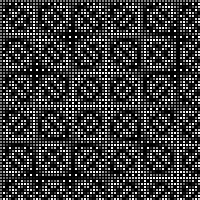
Frame 1 (no input)
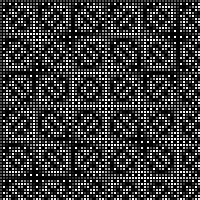
Frame 60 (the mouse pressed at the canvas centre just before this capture)
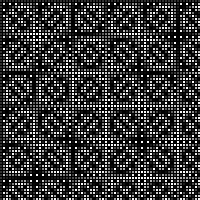
Frame 120 (the mouse held since frame 60 and released just before this capture)

The Processing sketch that drew these frames (run headless with seeded random() and noise(); from frame 60 on, the mouse is pressed at the canvas centre):

// Processing sketch: processing_30738
// ── processing_30738.pde

/*
  henderson[###]

  Simple experimenting with sineWaves to set the fill color of
  a grid of rect()
  
  Minor adjustments of the i and j increments, rect size etc
  vary the patterns greatly.
*/

float time=0;

void setup() {
  size(200, 200);
  smooth();
}

void draw() {
  background(0);
noStroke();
  for (int i=0; i<width; i+=3) {
    for (int j=0; j<height; j+=3) {
      
      fill(sineWave(127, i*j, i*j+time)+127);
      rect(i, j, 2, 2);
    }
  }
  time+=0.1;
}

float sineWave(float a, float t, float phase) {
  float sw = a*(sin(radians(t)+phase));
  return sw;
}
/*
void keyPressed() {
  if (key == ' ') {
    save("image-r"+int(random(0, 100))+frameCount+".jpg");
    println("image-"+frameCount+".jpg saved!");
  }
}
*/
